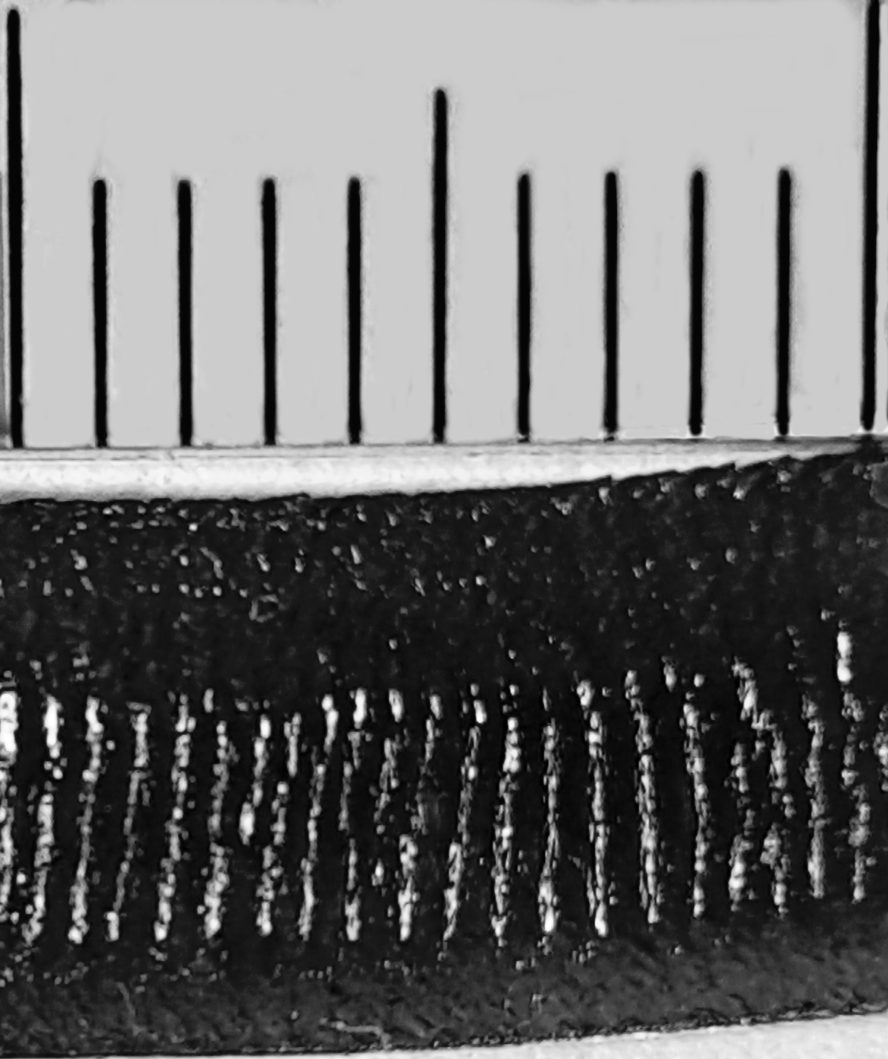
#> input picture f-SBR_unfilled_693_g_33_gimp.png, 1776 x 2118 px (shown at 1/2 size)
$ python FFT_sharkskin_picture_minimal.py
#> lines starting #> are read from the running program, lines starting #| are printed output that depends on the picture; after the words box and inside, x2 and y2 are one past the last pixel; in counts of white or black regions, pixels touching at a corner belong together; long printed decimals are rounded
# -*- coding: utf-8 -*-
"""
Created on Mon Dec 17 14:06:55 2018

@author: alex.gansen


"""

import sys
import os
import pandas as pd
import numpy as np
from scipy import misc
import matplotlib.pyplot as plt
from skimage import data
import cv2
from scipy.interpolate import interp1d


##########################################
#Scaling
#########################################

#This picture as 1710/10 pixels per mm
scale_px_in_1mm=int(1710/10) #1 px corresponds to ... mm
scale_mm_in_1px=1/scale_px_in_1mm

#########################
# Region
#########################

y_Zoom_middle_min=1500
y_Zoom_middle_max=1600

#####################################################
#Geometry
#####################################################

slit_width=5 # width of the slit die
slit_height=0.5 # height of the slit die
shear_rate=33

#read in picture in greyscale
photo_data=cv2.imread("f-SBR_unfilled_693_g_33_gimp.png",0)
#> photo_data: shape (2118, 1776); min 0, max 255, mean 108.4

#Dimension of Figures
fig_dim_x=7
fig_dim_y=5

#show original picture
plt.figure(figsize=(fig_dim_x,fig_dim_y))
plt.title("Original data")
plt.imshow(photo_data,cmap="Greys_r")
plt.show()

########################################################
# Filters
########################################################

# change the contrast (alpha) or brightness (beta) of an image
#https://docs.opencv.org/3.4/d3/dc1/tutorial_basic_linear_transform.html
photo_data = cv2.convertScaleAbs(photo_data, alpha=2.0, beta=-30)
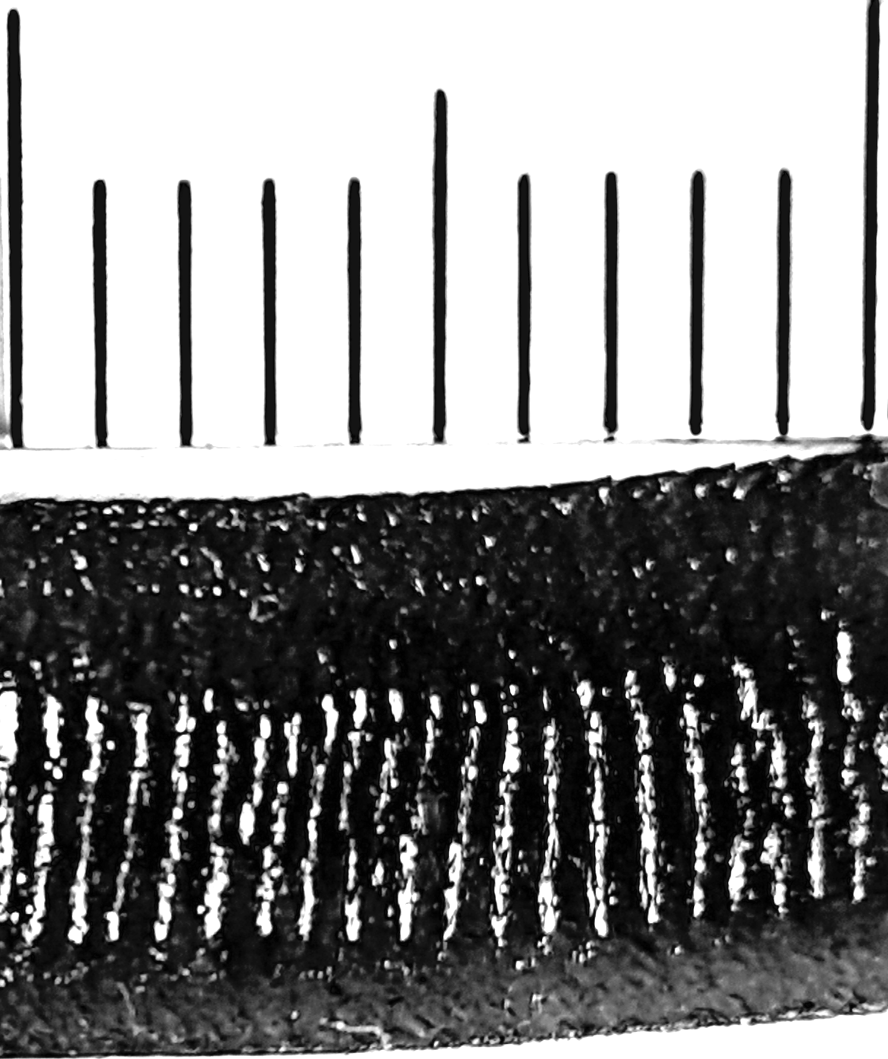
#> photo_data: shape (2118, 1776) (shown at 1/2 size); min 0, max 255, mean 136.9

#to compensate for imhomogenous illumination we use an adaptive gaussian filter
#https://docs.opencv.org/3.2.0/d7/d4d/tutorial_py_thresholding.html
photo_data = cv2.adaptiveThreshold(photo_data,255,cv2.ADAPTIVE_THRESH_GAUSSIAN_C,\
            cv2.THRESH_BINARY,1001,-10)
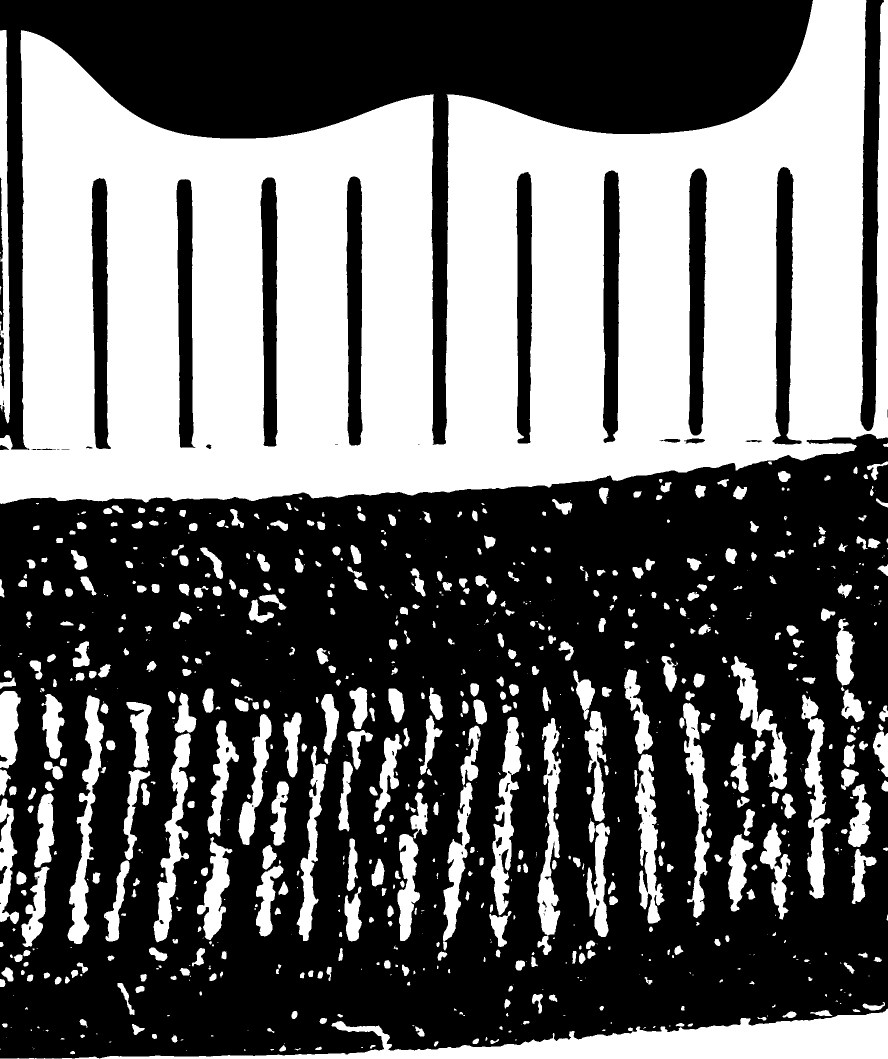
#> photo_data: shape (2118, 1776) (shown at 1/2 size); 41% white; 843 white regions (264 under 20 px), largest, box (x1, y1, x2, y2) and area: (0, 0, 1776, 1008) 1161232, (0, 2017, 1776, 2118) 59639, (135, 1391, 208, 1888) 11549

#length of whole picture in mm
picture_length_mm=photo_data.shape[1]*scale_mm_in_1px
#> picture_length_mm = 10.39

#Picture with Gaussian filter
plt.figure(figsize=(fig_dim_x,fig_dim_y))
plt.title("Gaussian filter")
plt.imshow(photo_data,cmap='Greys_r')
plt.show()

#Average the pixels in y direction
x_photo_data_middle_mean=photo_data[y_Zoom_middle_min:y_Zoom_middle_max].mean(0)
#> x_photo_data_middle_mean = 1776 values, max 255 at index 356, min 0 at index 35, mean 71.26


extrudate_speed_slit=slit_height/6*shear_rate
print('1 mm contains',scale_px_in_1mm,'pixels')
print('1 pixel corresponds to',scale_mm_in_1px,'mm')
print('The picture has a length of',picture_length_mm,'mm')
#| The picture has a length of 10.386 mm
print('Extrudate speed inside the slit die',extrudate_speed_slit, 'mm/s')
print('The sample segment is extruded within',picture_length_mm/extrudate_speed_slit,'s')
#| The sample segment is extruded within 3.777 s


# in my case:
# 1 pixel is recorded every (picture_length_mm/extrudate_speed_slit)/nb_of_pixels=
#=(10.38 mm/2.75 mm/s )/1776 px=3.77 s/1776 px = 0,0021 s.
#So, during 1 second: 1 px/0.0021 s= 476 px are recorded. -> Nyquist freq=476/2=238Hz
#
f_nyquist_pixel=(1/((picture_length_mm/(extrudate_speed_slit*photo_data.shape[1]))))/2
#> f_nyquist_pixel = 235.1
print('Number of pixels in x direction=',photo_data.shape[1])
#| Number of pixels in x direction= 1776
print('picture_length_mm/(extrudate_speed_slit*photo_data.shape[1]))=',picture_length_mm/(extrudate_speed_slit*photo_data.shape[1]))
#| picture_length_mm/(extrudate_speed_slit*photo_data.shape[1]))= 0.002127
print('Nyquist frequency from pixels=',f_nyquist_pixel)
#| Nyquist frequency from pixels= 235.125


t_max=picture_length_mm/extrudate_speed_slit
#> t_max = 3.78
time=np.linspace(0,t_max,photo_data.shape[1])
#> time = 1776 values from 0 to 3.78

#Frequency
freqs=np.fft.fftfreq(photo_data.shape[1])*f_nyquist_pixel*2

##################################################
# FFT
#################################################
# We divide the whole FFT by the respectiv brightness of each region
FFT_middle_mean=np.fft.fft(x_photo_data_middle_mean)/photo_data[y_Zoom_middle_min:y_Zoom_middle_max].mean()


#########################################################
#Contrast vs time plot
########################################################
plt.figure(figsize=(fig_dim_x,fig_dim_y))
plt.plot(time,x_photo_data_middle_mean,label='Contrast from middle 100 averaged pixels of defect',color="blue",
         linewidth=2.0)
plt.xlabel("Time (s)")
plt.ylabel("Pixel Brightness")
plt.legend()
plt.show()
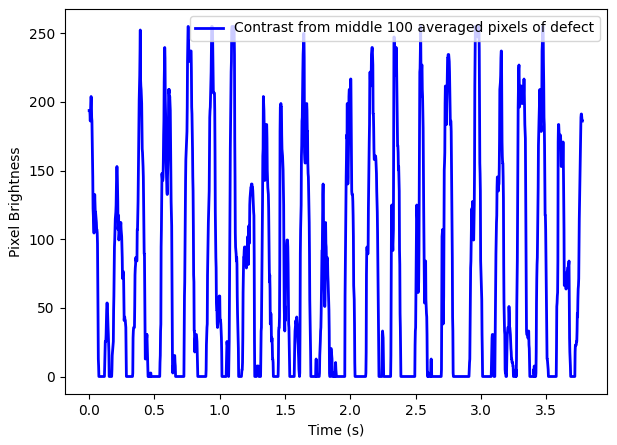
#> figure drawn by matplotlib, 1 panel; curve peaks at x = 0.757, y = 255

#########################################################
# FFT plot
########################################################

plt.figure(figsize=(fig_dim_x,fig_dim_y))
plt.plot(freqs,np.abs(FFT_middle_mean),label='|FFT| from middle 100 averaged pixels',color="blue",
         linewidth=2.0)
plt.xlabel("Frequency (Hz)")
plt.ylabel("Magnitude")
plt.xlim(0,40)
plt.ylim(0,1000)
plt.legend()
plt.show()
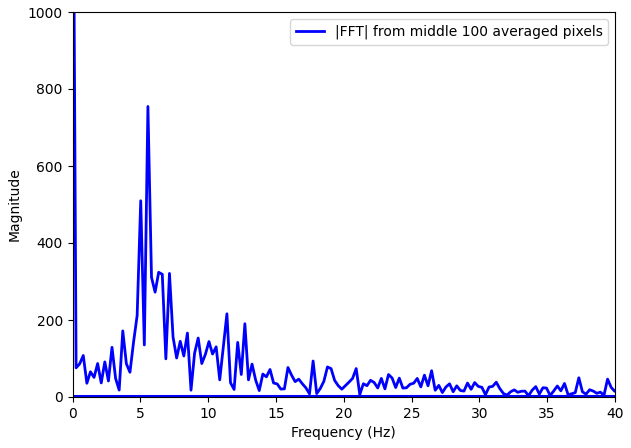
#> figure drawn by matplotlib, 1 panel

#########################################################
